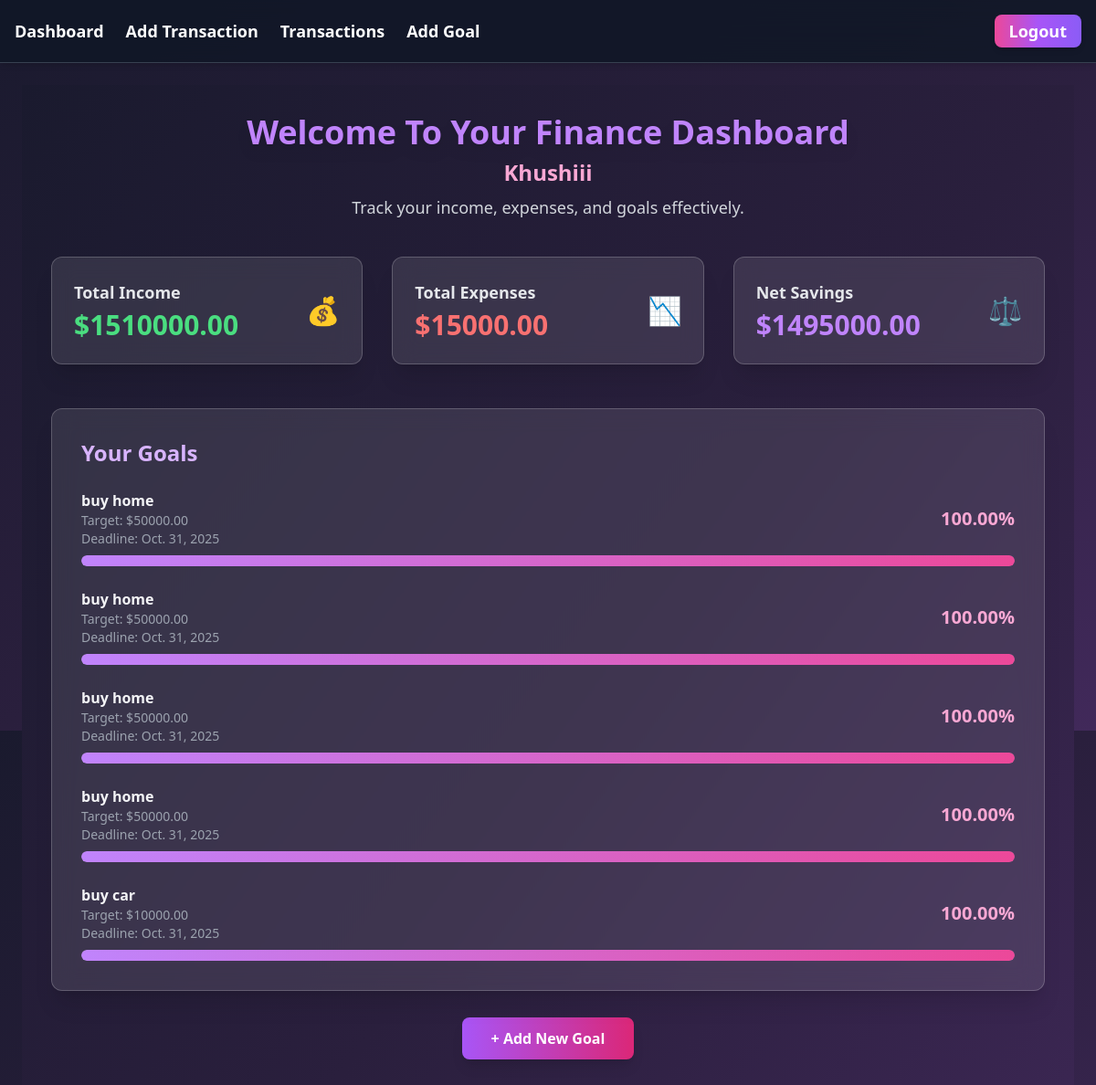
Screenshot of / (signed in) with the database file from the repository.
### finance/models.py (models this page shows, shortened)
class Goal(models.Model):
  user = models.ForeignKey(User, on_delete=models.CASCADE)
  name = models.CharField(max_length=100)
  target_amount = models.DecimalField(max_digits=10, decimal_places=2)
  deadline = models.DateField()

### finance/views.py (the view)
# urls.py: path('', DashboardView.as_view(), name='dashboard'),
class DashboardView(LoginRequiredMixin, View):
    def get(self, request, *args, **kwargs):
        transactions = Transaction.objects.filter(user = request.user)
        goals = Goal.objects.filter(user = request.user)
        total_income = Transaction.objects.filter(user = request.user, transaction_type = 'Income').aggregate(Sum('amount'))['amount__sum'] or 0
        total_expense = Transaction.objects.filter(user = request.user, transaction_type = 'Expense').aggregate(Sum('amount'))['amount__sum'] or 0
        net_savings = total_income - total_expense
        remaining_savings = net_savings
        goal_progress = []
        for goal in goals:
            if remaining_savings >= goal.target_amount:
              goal_progress.append({'goal':goal, 'progress':100})
              remaining_savings -= goal.target_amount
            elif remaining_savings > 0:
                progress = (remaining_savings / goal.target_amount) * 100
                goal_progress.append({'goal':goal, 'progress':progress})
                remaining_savings = 0
            else:
                goal_progress.append({'goal':goal, 'progress':0})
        context = {
            'transactions': transactions,
            'total_income': total_income,
            'total_expense': total_expense,
            'net_savings': net_savings,
            'goal_progress': goal_progress,
        }
        return render(request, 'finance/dashboard.html', context)

### finance/templates/finance/dashboard.html (shortened to what this page needs)
{% extends "finance/base.html" %}
{% block content %}
<div class="min-h-screen bg-gradient-to-br from-[#1a1a2e] via-[#2a1f3d] to-[#41295a] text-gray-100 p-8">
  <div class="text-center mb-10">
    <h1 class="text-4xl font-bold text-purple-400 mb-2 drop-shadow-lg">
      Welcome To Your Finance Dashboard
    </h1>
    <h2 class="text-2xl font-semibold text-pink-300">{{ request.user|capfirst }}</h2>
    <p class="text-lg text-gray-300 mt-2">Track your income, expenses, and goals effectively.</p>
  </div>
  <div class="grid grid-cols-1 sm:grid-cols-2 lg:grid-cols-3 gap-8 mb-12">
    <div class="bg-white/10 backdrop-blur-md p-6 rounded-xl shadow-xl hover:scale-105 transform transition border border-white/20">
      <div class="flex items-center justify-between">
        <div>
          <h2 class="text-lg font-semibold text-gray-200">Total Income</h2>
          <p class="text-3xl font-bold text-green-400 mt-1">${{ total_income|floatformat:2 }}</p>
        </div>
        <div class="text-3xl">💰</div>
      </div>
    </div>
    <div class="bg-white/10 backdrop-blur-md p-6 rounded-xl shadow-xl hover:scale-105 transform transition border border-white/20">
      <div class="flex items-center justify-between">
        <div>
          <h2 class="text-lg font-semibold text-gray-200">Total Expenses</h2>
          <p class="text-3xl font-bold text-red-400 mt-1">${{ total_expense|floatformat:2 }}</p>
        </div>
        <div class="text-3xl">📉</div>
      </div>
    </div>
    <div class="bg-white/10 backdrop-blur-md p-6 rounded-xl shadow-xl hover:scale-105 transform transition border border-white/20">
      <div class="flex items-center justify-between">
        <div>
          <h2 class="text-lg font-semibold text-gray-200">Net Savings</h2>
          <p class="text-3xl font-bold text-purple-400 mt-1">${{ net_savings|floatformat:2 }}</p>
        </div>
        <div class="text-3xl">⚖️</div>
      </div>
    </div>
  </div>
  <div class="bg-white/10 backdrop-blur-md p-8 rounded-xl shadow-xl border border-white/20 mb-10">
    <h2 class="text-2xl font-semibold text-purple-300 mb-6">Your Goals</h2>
    <ul class="space-y-6">
      {% for item in goal_progress %}
      <li>
        <div class="flex justify-between items-center mb-2">
          <div>
            <p class="font-semibold text-gray-100">{{ item.goal.name }}</p>
            <p class="text-sm text-gray-400">Target: ${{ item.goal.target_amount|floatformat:2 }}</p>
            <p class="text-sm text-gray-400">Deadline: {{ item.goal.deadline }}</p>
          </div>
          <div class="text-right">
            <p class="text-xl font-bold text-pink-300">{{ item.progress|floatformat:2 }}%</p>
          </div>
        </div>
        <div class="w-full bg-white/20 h-3 rounded-full overflow-hidden">
          <div class="bg-gradient-to-r from-purple-400 to-pink-500 h-3 rounded-full" style="width: {{ item.progress }}%"></div>
        </div>
      </li>
      {% empty %}
      <p class="text-gray-400 text-center">No goals added yet.</p>
      {% endfor %}
    </ul>
  </div>
  <div class="text-center">
    <a href="{% url 'goal_add' %}"
      class="bg-gradient-to-r from-purple-500 to-pink-600 text-white px-8 py-3 rounded-lg shadow-lg hover:shadow-2xl hover:scale-105 transform transition font-semibold">
      + Add New Goal
    </a>
  </div>
</div>
{% endblock content %}

### finance/templates/finance/base.html (shortened to what this page needs)
<!DOCTYPE html>
<html lang="en">
  <head>
    <script src="https://cdn.tailwindcss.com"></script>
  </head>
  <body class="min-h-screen bg-gradient-to-br from-[#1a1a2e] via-[#2a1f3d] to-[#41295a] text-gray-100">
   <nav class="bg-gray-900/90 backdrop-blur-lg border-b border-gray-700 shadow-md p-4 flex items-center justify-between text-white">
  <div class="flex items-center space-x-6">
    <a href="{% url 'dashboard' %}" class="text-lg font-semibold hover:text-pink-400 transition">Dashboard</a>
    <a href="{% url 'transaction_add' %}" class="text-lg font-semibold hover:text-pink-400 transition">Add Transaction</a>
    <a href="{% url 'transaction_list' %}" class="text-lg font-semibold hover:text-pink-400 transition">Transactions</a>
    <a href="{% url 'goal_add' %}" class="text-lg font-semibold hover:text-pink-400 transition">Add Goal</a>
  </div>
  <div class="flex items-center space-x-4">
    {% if user.is_authenticated %}
    <form id="logout-form" action="{% url 'logout' %}" method="POST" class="inline">
      <button type="submit"
        class="text-lg font-semibold bg-gradient-to-r from-pink-500 via-purple-500 to-violet-500 px-4 py-1 rounded-lg hover:scale-105 transform transition shadow-md">
        Logout
      </button>
    </form>
    {% else %}
    <a href="{% url 'login' %}" class="text-lg font-semibold hover:text-pink-400 transition">Login</a>
    <a href="{% url 'register' %}" class="text-lg font-semibold hover:text-pink-400 transition">Register</a>
    {% endif %}
  </div>
</nav>
    <main class="p-6">
      {% block content %}{% endblock %}
    </main>
  </body>
</html>

### rows the page displays
Goal: goal.name "buy home", goal.target_amount "50000.00", goal.deadline "Oct. 31, 2025", progress "100.00", {{ item.progress }} 100 (drawn)
Goal: goal.name "buy home", goal.target_amount "50000.00", goal.deadline "Oct. 31, 2025", progress "100.00", {{ item.progress }} 100 (drawn)
Goal: goal.name "buy home", goal.target_amount "50000.00", goal.deadline "Oct. 31, 2025", progress "100.00", {{ item.progress }} 100 (drawn)
Goal: goal.name "buy home", goal.target_amount "50000.00", goal.deadline "Oct. 31, 2025", progress "100.00", {{ item.progress }} 100 (drawn)
Goal: goal.name "buy car", goal.target_amount "10000.00", goal.deadline "Oct. 31, 2025", progress "100.00", {{ item.progress }} 100 (drawn)

### other values shown
{{ request.user|capfirst }} "Khushiii"
{{ total_income|floatformat:2 }} "1510000.00"
{{ total_expense|floatformat:2 }} "15000.00"
{{ net_savings|floatformat:2 }} "1495000.00"
